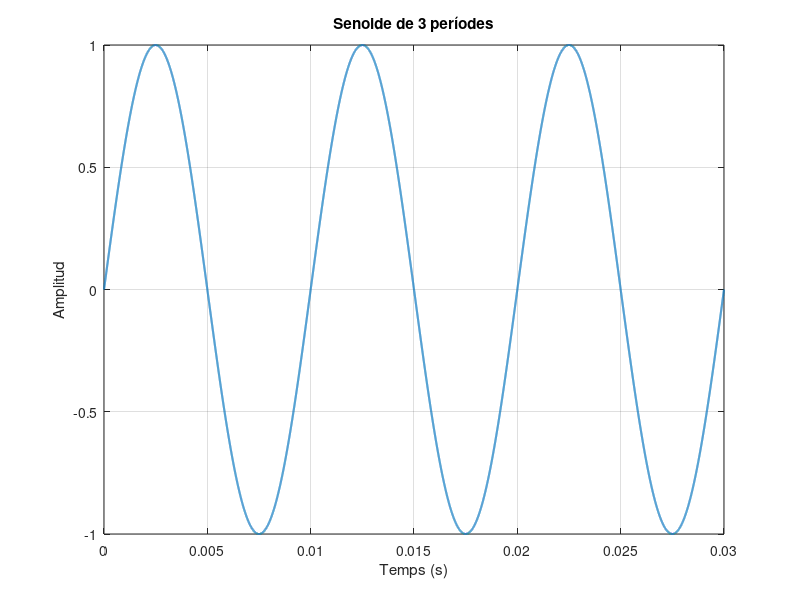
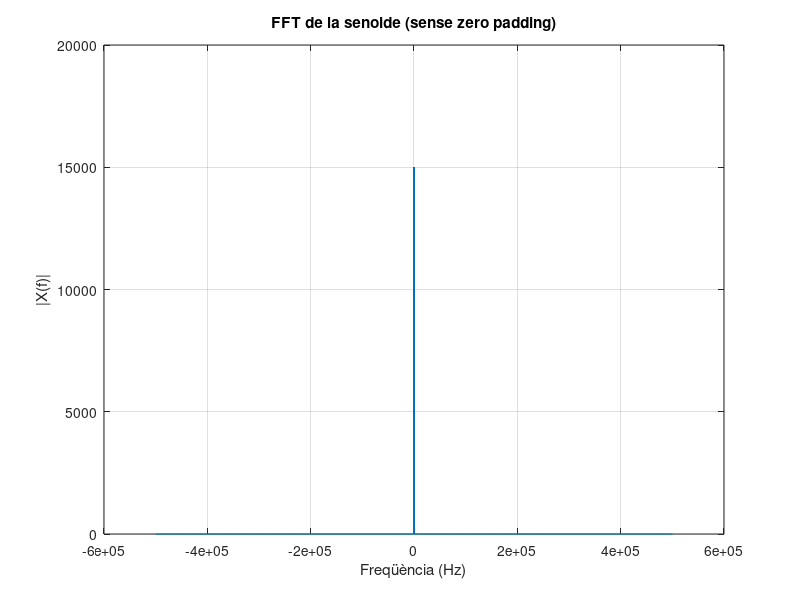

MATLAB code for these plots, in order: (Note: this script raises an error after producing the figures.)
% Nom complet component/s del grup
clear all
close all

%% Paràmetres base
A = 1;
fa = 100;
fs = 1e6;
Z = 50;

% 3 períodes de la senoide
T = 1/fa;
t = 0:1/fs:(3*T - 1/fs);
xa = A*sin(2*pi*fa*t);

figure
plot(t, xa, 'LineWidth', 1.5)
xlabel('Temps (s)')
ylabel('Amplitud')
title('Senoide de 3 períodes')
grid on

%% FFT i eix k
N = length(xa);
X = fftshift(fft(xa));
k = (-N/2:N/2-1)*(fs/N);

figure
plot(k, abs(X), 'LineWidth', 1.2)
xlabel('Freqüència (Hz)')
ylabel('|X(f)|')
title('FFT de la senoide (sense zero padding)')
grid on

%% Zero padding per augmentar resolució
factorZP = 16;
dimFinal = factorZP*N;
[Xzp,kzp] = FuncioTFZP(xa, fs, dimFinal);

figure
plot(kzp, abs(Xzp), 'LineWidth', 1.2)
xlabel('Freqüència (Hz)')
ylabel('|X(f)|')
title('FFT de la senoide amb zero padding')
grid on

%% Suma de senoides
xsum = sin(2*pi*100e3*t) + 0.8*sin(2*pi*180e3*t) + 0.6*sin(2*pi*260e3*t);
[Xsum,ksum] = FuncioTFZP(xsum, fs, factorZP*length(xsum));

figure
subplot(2,1,1)
plot(t, xsum, 'LineWidth', 1.2)
xlabel('Temps (s)')
ylabel('Amplitud')
title('Suma de senoides (temps)')
grid on
subplot(2,1,2)
plot(ksum, abs(Xsum), 'LineWidth', 1.2)
xlabel('Freqüència (Hz)')
ylabel('|X(f)|')
title('Suma de senoides (freqüència)')
grid on

%% Senyal quadrada (square)
fq = 50e3;
xsq = square(2*pi*fq*t);
[Xsq,ksq] = FuncioTFZP(xsq, fs, factorZP*length(xsq));

figure
subplot(2,1,1)
plot(t, xsq, 'LineWidth', 1.2)
xlabel('Temps (s)')
ylabel('Amplitud')
title('Senyal quadrada (temps)')
grid on
subplot(2,1,2)
plot(ksq, abs(Xsq), 'LineWidth', 1.2)
xlabel('Freqüència (Hz)')
ylabel('|X(f)|')
title('Senyal quadrada (freqüència)')
grid on

%% Potència en dBm
PxdBm_xsum = FuncioPotencia(Xsum, ksum, Z);

figure
plot(ksum, PxdBm_xsum, 'LineWidth', 1.2)
xlabel('Freqüència (Hz)')
ylabel('Potència (dBm)')
title('Potència espectral de la suma de senoides')
grid on

%% Enventanat i comparació de lòbuls
f0 = 100.5e3; % lleugerament desalineat per veure lòbuls
Nw = 1024;
tw = (0:Nw-1)/fs;
xw = sin(2*pi*f0*tw);

wRect = ones(1,Nw);
wHam = hamming(Nw).';
wTri = triang(Nw).';

[Xrect,krect] = FuncioTFZP(xw.*wRect, fs, 16*Nw);
[Xham, kham] = FuncioTFZP(xw.*wHam, fs, 16*Nw);
[Xtri, ktri] = FuncioTFZP(xw.*wTri, fs, 16*Nw);

figure
plot(krect/1e3, 20*log10(abs(Xrect)/max(abs(Xrect))), 'LineWidth', 1.2)
hold on
plot(kham/1e3, 20*log10(abs(Xham)/max(abs(Xham))), 'LineWidth', 1.2)
plot(ktri/1e3, 20*log10(abs(Xtri)/max(abs(Xtri))), 'LineWidth', 1.2)
xlabel('Freqüència (kHz)')
ylabel('Magnitud normalitzada (dB)')
title('Comparació de lòbul principal i lòbuls secundaris')
legend('Rectangular','Hamming','Triangular')
axis([80 120 -120 5])
grid on
